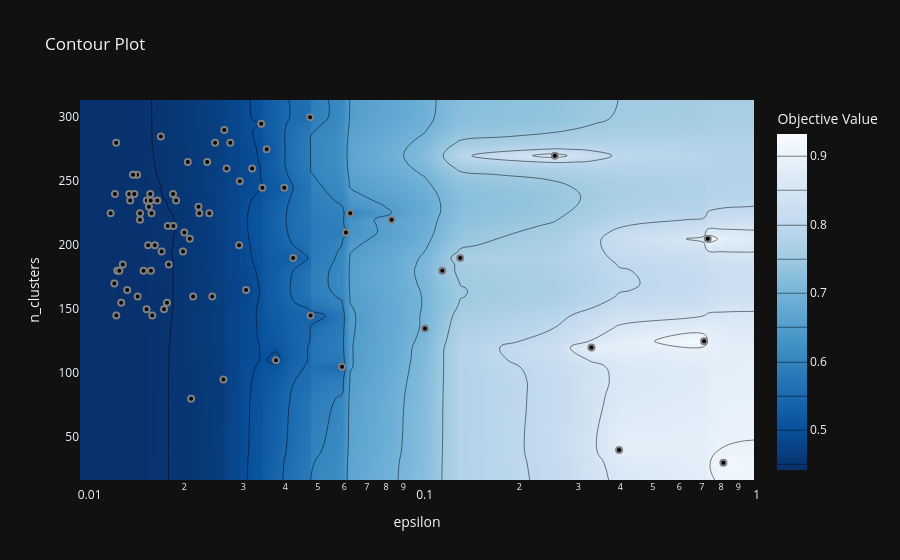

The code cell stored with this chart in its notebook:
### Markdown cell above
## Visualisations Optuna

Le contour Optuna montre l'effet conjoint de `epsilon` et `n_clusters` sur le score.

### Code cell
from plotly.io import show

fig = optuna.visualization.plot_contour(
    study, params=["epsilon", "n_clusters"]
)
show(fig)
